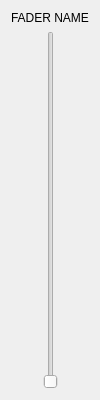
<?xml version="1.0" encoding="UTF-8"?>
<ui version="4.0">
 <class>Fader</class>
 <widget class="QWidget" name="Fader">
  <property name="geometry">
   <rect>
    <x>0</x>
    <y>0</y>
    <width>100</width>
    <height>400</height>
   </rect>
  </property>
  <property name="minimumSize">
   <size>
    <width>100</width>
    <height>0</height>
   </size>
  </property>
  <property name="maximumSize">
   <size>
    <width>100</width>
    <height>400</height>
   </size>
  </property>
  <property name="windowTitle">
   <string>Fader</string>
  </property>
  <layout class="QGridLayout" name="gridLayout">
   <item row="0" column="0">
    <widget class="QLabel" name="label">
     <property name="text">
      <string>FADER NAME</string>
     </property>
     <property name="alignment">
      <set>Qt::AlignmentFlag::AlignCenter</set>
     </property>
    </widget>
   </item>
   <item row="1" column="0">
    <widget class="QSlider" name="fader">
     <property name="minimumSize">
      <size>
       <width>80</width>
       <height>0</height>
      </size>
     </property>
     <property name="orientation">
      <enum>Qt::Orientation::Vertical</enum>
     </property>
    </widget>
   </item>
  </layout>
 </widget>
 <resources/>
 <connections/>
</ui>
